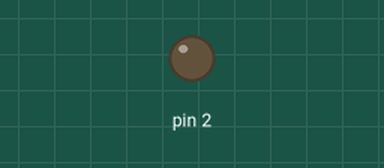
Simulated run of this sketch. Board: Arduino Uno, built with avr-gcc and run on an emulated ATmega328P. Parts: output pins drawn as LEDs (lit = HIGH).

Above: at 1.0 s.
At 3.0 s:
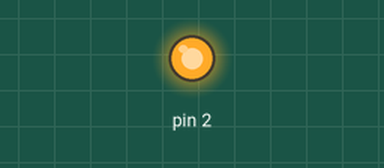
Timing chart, 0 to 6.9 s (numbered marks = the images above):
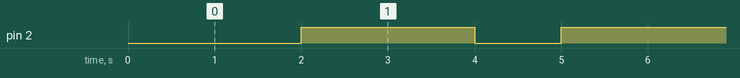

The sketch:

led_interno.ino
```cpp
void setup() {
Serial.begin(115200);
pinMode(2, OUTPUT);


}

void loop() {

  delay(1000);
  digitalWrite(2, LOW);
  delay(1000);
  digitalWrite(2, HIGH);
  delay(1000);

}
```

Measured:
- by itself, pin 2: alternates HIGH for 2.0 s and LOW for 1.0 s
